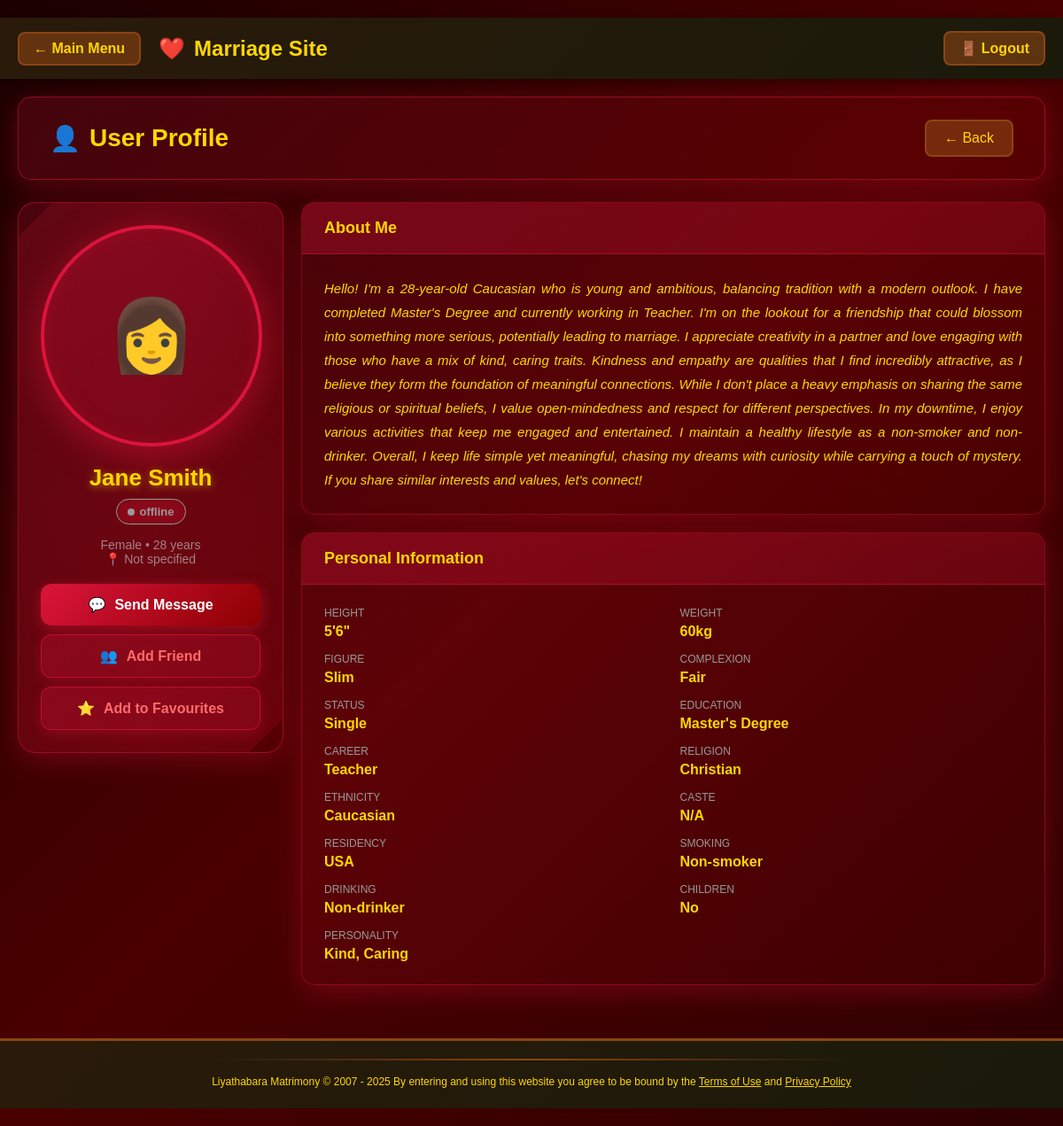
/view_profile.php?id=2 (signed in), run on the app's committed database.
### tables this page shows
CREATE TABLE users (
    id INT AUTO_INCREMENT PRIMARY KEY,
    username VARCHAR(100) NOT NULL,
    email VARCHAR(100) NOT NULL UNIQUE,
    password VARCHAR(255) NOT NULL,
    gender ENUM('male', 'female') NOT NULL,
    day INT,
    month INT,
    year INT,
    profile_completed TINYINT DEFAULT 0,
    created_at TIMESTAMP DEFAULT CURRENT_TIMESTAMP,
    INDEX idx_email (email),
    INDEX idx_gender (gender)
);

CREATE TABLE user_data (
    id INT AUTO_INCREMENT PRIMARY KEY,
    user_id INT NOT NULL,
    height VARCHAR(50),
    weight VARCHAR(50),
    figure VARCHAR(50),
    appearance VARCHAR(50),
    complexion VARCHAR(50),
    status VARCHAR(50),
    education VARCHAR(100),
    career VARCHAR(100),
    religion VARCHAR(50),
    ethnicity VARCHAR(50),
    caste VARCHAR(50),
    social_class VARCHAR(50),
    residency VARCHAR(100),
    family VARCHAR(100),
    smoking VARCHAR(50),
    drinking VARCHAR(50),
    children VARCHAR(50),
    personality VARCHAR(100),
    first_date_preference VARCHAR(100),
    living_arrangements VARCHAR(100),
    created_at TIMESTAMP DEFAULT CURRENT_TIMESTAMP,
    updated_at TIMESTAMP DEFAULT CURRENT_TIMESTAMP ON UPDATE CURRENT_TIMESTAMP,
    FOREIGN KEY (user_id) REFERENCES users(id) ON DELETE CASCADE,
    INDEX idx_user_id (user_id)
);

### view_profile.php (the view, shortened to what this page needs)
<?php
include 'database/db_connect.php';
$profile_id = intval($_GET['id']);
$user_query = $conn->query("SELECT * FROM users WHERE id=$profile_id");
$user = $user_query->fetch_assoc();
$profile_query = $conn->query("SELECT * FROM user_data WHERE user_id=$profile_id");
$profile = $profile_query ? $profile_query->fetch_assoc() : null;
$photo = null;
$minutes_ago = null;
function getOnlineStatus($minutes_ago) {
    if ($minutes_ago === null) {
        return ['text' => 'offline', 'class' => 'offline', 'color' => '#999'];
    } elseif ($minutes_ago < 5) {
        return ['text' => 'Online now', 'class' => 'online', 'color' => '#4caf50'];
    } elseif ($minutes_ago < 60) {
        return ['text' => 'Active ' . $minutes_ago . ' min ago', 'class' => 'recent', 'color' => '#ffd700'];
    } elseif ($minutes_ago < 1440) {
        $hours = floor($minutes_ago / 60);
        return ['text' => 'Active ' . $hours . 'h ago', 'class' => 'recent', 'color' => '#ffd700'];
    } else {
        $days = floor($minutes_ago / 1440);
        return ['text' => 'Active ' . $days . 'd ago', 'class' => 'offline', 'color' => '#999'];
    }
}
$onlineStatus = getOnlineStatus($minutes_ago);
$age = isset($user['year']) ? (date('Y') - $user['year']) : 'N/A';
$location = [];
$location_str = !empty($location) ? implode(', ', $location) : 'Not specified';
$is_friend = false;
$is_favourite = false;
function generateAboutMe($user, $profile) {
    $age = isset($user['year']) ? (date('Y') - $user['year']) : 'N/A';
    $ethnicity = $profile['ethnicity'] ?? 'Sri Lankan';
    $education = $profile['education'] ?? '';
    $career = $profile['career'] ?? '';
    $religion = $profile['religion'] ?? '';
    $personality = $profile['personality'] ?? '';
    $smoking = $profile['smoking'] ?? '';
    $drinking = $profile['drinking'] ?? '';
    $description = "Hello! I'm a {$age}-year-old {$ethnicity} who is young and ambitious, balancing tradition with a modern outlook. ";
    if(!empty($education) && !empty($career)) {
        $description .= "I have completed {$education} and currently working in {$career}. ";
    }
    $description .= "I'm on the lookout for a friendship that could blossom into something more serious, potentially leading to marriage. ";
    if(!empty($personality)) {
        $traits = strtolower($personality);
        $description .= "I appreciate creativity in a partner and love engaging with those who have a mix of {$traits} traits. ";
    }
    $description .= "Kindness and empathy are qualities that I find incredibly attractive, as I believe they form the foundation of meaningful connections. ";
    if(!empty($religion)) {
        $description .= "While I don't place a heavy emphasis on sharing the same religious or spiritual beliefs, I value open-mindedness and respect for different perspectives. ";
    }
    $description .= "In my downtime, I enjoy various activities that keep me engaged and entertained. ";
    if($smoking == 'Non-smoker' && $drinking == 'Non-drinker') {
        $description .= "I maintain a healthy lifestyle as a non-smoker and non-drinker. ";
    }
    $description .= "Overall, I keep life simple yet meaningful, chasing my dreams with curiosity while carrying a touch of mystery. If you share similar interests and values, let's connect!";
    return $description;
}
$about_me = generateAboutMe($user, $profile);
include 'includes/header.php';
?>
<div class="profile-container">
    <div class="profile-header">
        <h1 class="profile-title">
            <span>👤</span>
            User Profile
        </h1>
        <a href="javascript:history.back()" class="back-btn">← Back</a>
    </div>
    <div class="profile-layout">
        <div class="profile-sidebar">
            <div class="photo-card">
                <div class="profile-photo">
                    <?php if($photo): ?>
                        <img src="<?php echo $photo['photo_path']; ?>" alt="<?php echo htmlspecialchars($user['username'] ?? 'User'); ?>">
                    <?php else: ?>
                        <div class="placeholder">
                            <?php echo $user['gender'] == 'female' ? '👩' : '👨'; ?>
                        </div>
                    <?php endif; ?>
                </div>
                <div class="user-name"><?php echo htmlspecialchars($user['username'] ?? 'User ' . $user['id']); ?></div>
                <div class="online-status" style="background: <?php echo $onlineStatus['color']; ?>20; border: 1px solid <?php echo $onlineStatus['color']; ?>;">
                    <span class="status-dot" style="background: <?php echo $onlineStatus['color']; ?>;"></span>
                    <span style="color: <?php echo $onlineStatus['color']; ?>;"><?php echo $onlineStatus['text']; ?></span>
                </div>
                <div class="user-basic-info">
                    <?php if(isset($user['gender'])): ?>
                        <?php echo ucfirst($user['gender']); ?>
                    <?php endif; ?>
                    <?php if($age != 'N/A'): ?>
                        • <?php echo $age; ?> years
                    <?php endif; ?>
                    <br>
                    📍 <?php echo htmlspecialchars($location_str); ?>
                </div>
                <div class="action-buttons">
                    <a href="send_message.php?to=<?php echo $profile_id; ?>" class="action-btn">
                        <span>💬</span> Send Message
                    </a>
                    <?php if($is_friend): ?>
                        <a href="#" class="action-btn secondary disabled" onclick="return false;">
                            <span>✓</span> Already Friends
                        </a>
                    <?php else: ?>
                        <a href="add_friend.php?id=<?php echo $profile_id; ?>" class="action-btn secondary">
                            <span>👥</span> Add Friend
                        </a>
                    <?php endif; ?>
                    <?php if($is_favourite): ?>
                        <a href="#" class="action-btn secondary disabled" onclick="return false;">
                            <span>⭐</span> In Favourites
                        </a>
                    <?php else: ?>
                        <a href="add_favourite.php?id=<?php echo $profile_id; ?>" class="action-btn secondary">
                            <span>⭐</span> Add to Favourites
                        </a>
                    <?php endif; ?>
                </div>
            </div>
        </div>
        <div class="profile-main">
            <div class="info-card">
                <div class="card-header">
                    <h2 class="card-title">About Me</h2>
                </div>
                <div class="card-content">
                    <p class="about-text"><?php echo $about_me; ?></p>
                </div>
            </div>
            <?php if($profile): ?>
            <div class="info-card">
                <div class="card-header">
                    <h2 class="card-title">Personal Information</h2>
                </div>
                <div class="card-content">
                    <div class="info-grid">
                        <?php if(isset($profile['height'])): ?>
                        <div class="info-item">
                            <div class="info-label">Height</div>
                            <div class="info-value"><?php echo $profile['height']; ?></div>
                        </div>
                        <?php endif; ?>
                        <?php if(isset($profile['weight'])): ?>
                        <div class="info-item">
                            <div class="info-label">Weight</div>
                            <div class="info-value"><?php echo $profile['weight']; ?></div>
                        </div>
                        <?php endif; ?>
                        <?php if(isset($profile['figure'])): ?>
                        <div class="info-item">
                            <div class="info-label">Figure</div>
                            <div class="info-value"><?php echo $profile['figure']; ?></div>
                        </div>
                        <?php endif; ?>
                        <?php if(isset($profile['complexion'])): ?>
                        <div class="info-item">
                            <div class="info-label">Complexion</div>
                            <div class="info-value"><?php echo $profile['complexion']; ?></div>
                        </div>
                        <?php endif; ?>
                        <?php if(isset($profile['status'])): ?>
                        <div class="info-item">
                            <div class="info-label">Status</div>
                            <div class="info-value"><?php echo $profile['status']; ?></div>
                        </div>
                        <?php endif; ?>
                        <?php if(isset($profile['education'])): ?>
                        <div class="info-item">
                            <div class="info-label">Education</div>
                            <div class="info-value"><?php echo $profile['education']; ?></div>
                        </div>
                        <?php endif; ?>
                        <?php if(isset($profile['career'])): ?>
                        <div class="info-item">
                            <div class="info-label">Career</div>
                            <div class="info-value"><?php echo $profile['career']; ?></div>
                        </div>
                        <?php endif; ?>
                        <?php if(isset($profile['religion'])): ?>
                        <div class="info-item">
                            <div class="info-label">Religion</div>
                            <div class="info-value"><?php echo $profile['religion']; ?></div>
                        </div>
                        <?php endif; ?>
                        <?php if(isset($profile['ethnicity'])): ?>
                        <div class="info-item">
                            <div class="info-label">Ethnicity</div>
                            <div class="info-value"><?php echo $profile['ethnicity']; ?></div>
                        </div>
                        <?php endif; ?>
                        <?php if(isset($profile['caste'])): ?>
                        <div class="info-item">
                            <div class="info-label">Caste</div>
                            <div class="info-value"><?php echo $profile['caste']; ?></div>
                        </div>
                        <?php endif; ?>
                        <?php if(isset($profile['residency'])): ?>
                        <div class="info-item">
                            <div class="info-label">Residency</div>
                            <div class="info-value"><?php echo $profile['residency']; ?></div>
                        </div>
                        <?php endif; ?>
                        <?php if(isset($profile['smoking'])): ?>
                        <div class="info-item">
                            <div class="info-label">Smoking</div>
                            <div class="info-value"><?php echo $profile['smoking']; ?></div>
                        </div>
                        <?php endif; ?>
                        <?php if(isset($profile['drinking'])): ?>
                        <div class="info-item">
                            <div class="info-label">Drinking</div>
                            <div class="info-value"><?php echo $profile['drinking']; ?></div>
                        </div>
                        <?php endif; ?>
                        <?php if(isset($profile['children'])): ?>
                        <div class="info-item">
                            <div class="info-label">Children</div>
                            <div class="info-value"><?php echo $profile['children']; ?></div>
                        </div>
                        <?php endif; ?>
                        <?php if(isset($profile['personality'])): ?>
                        <div class="info-item">
                            <div class="info-label">Personality</div>
                            <div class="info-value"><?php echo $profile['personality']; ?></div>
                        </div>
                        <?php endif; ?>
                    </div>
                </div>
            </div>
            <?php endif; ?>
        </div>
    </div>
</div>
<?php include 'includes/footer.php'; ?>

### includes/header.php (shortened to what this page needs)
<?php
$base_url = '/weding/';
$is_logged_in = isset($_SESSION['user']);
?>
<!DOCTYPE html>
<html lang="en">
<head>
</head>
<body>
<?php if($is_logged_in): ?>
    <header class="header">
        <div class="header-container">
            <a href="<?php echo $base_url; ?>dashboard.php" class="back-button">
                ← Main Menu
            </a>
            <div class="header-title">
                <span>❤️</span>
                <span>Marriage Site</span>
            </div>
            <a href="<?php echo $base_url; ?>logout.php" class="logout-btn">
                🚪 Logout
            </a>
        </div>
    </header>
<?php endif; ?>

### includes/footer.php (shortened to what this page needs)
<footer class="footer">
    <div class="footer-line"></div>
    <p class="footer-text">
        Liyathabara Matrimony © 2007 - 2025 By entering and using this website you agree to be bound by the <a href="#">Terms of Use</a> and <a href="#">Privacy Policy</a>
    </p>
</footer>

### includes/header.php (style rules this page uses)
* { margin:0; padding:0; box-sizing:border-box; }
body { font-family: Arial, sans-serif; background:#f4f4f4; color:#333; }
.header { background: linear-gradient(135deg, #2a1a0a 0%, #1a1a0a 100%); color: #ffd700; padding: 15px 20px; box-shadow: 0 2px 10px rgba(0,0,0,.3); position: sticky; top: 0; z-index: 100; }
.header-container { max-width: 1400px; margin: 0 auto; display: flex; align-items: center; gap: 20px; }
.back-button { background: rgba(139, 69, 19, 0.6); color: #ffd700; padding: 8px 16px; border: 2px solid #8b4513; border-radius: 8px; text-decoration: none; font-weight: bold; transition: all 0.3s; display: flex; align-items: center; gap: 5px; }
.header-title { flex: 1; font-size: 24px; font-weight: bold; display: flex; align-items: center; gap: 10px; }
.logout-btn { background: rgba(139, 69, 19, 0.6); color: #ffd700; padding: 8px 16px; border: 2px solid #8b4513; border-radius: 8px; text-decoration: none; font-weight: bold; transition: all 0.3s; }

### includes/footer.php (style rules this page uses)
.footer { background: linear-gradient(135deg, #2a1a0a 0%, #1a1a0a 100%); color: #ffd700; padding: 20px 0; text-align: center; border-top: 3px solid #8b4513; margin-top: 40px; }
.footer-line { width: 60%; height: 2px; background: linear-gradient(90deg, transparent 0%, #8b4513 50%, transparent 100%); margin: 0 auto 15px; }
.footer-text { font-size: 12px; line-height: 1.6; color: #ffd700; }
.footer-text a { color: #ffd700; text-decoration: underline; }

### data on the page
users: username "Jane Smith", gender "Female", year "28", year.drinking "Hello! I'm a 28-year-old Caucasian who is young and ambitious, balancing tradition with a modern outlook. I have completed Master's Degree and currently working in Teacher. I'm on the lookout for a friendship that could blossom into something more serious, potentially leading to marriage. I appreciate creativity in a partner and love engaging with those who have a mix of kind, caring traits. Kindness and empathy are qualities that I find incredibly attractive, as I believe they form the foundation of meaningful connections. While I don't place a heavy emphasis on sharing the same religious or spiritual beliefs, I value open-mindedness and respect for different perspectives. In my downtime,…"
user_data: height "5'6\"", weight "60kg", figure "Slim", complexion "Fair", status "Single", education "Master's Degree", career "Teacher", religion "Christian", ethnicity "Caucasian", caste "N/A", residency "USA", smoking "Non-smoker", drinking "Non-drinker", children "No", personality "Kind, Caring"

### other printed values
$onlineStatus['text'] "offline"
$location_str "Not specified"
